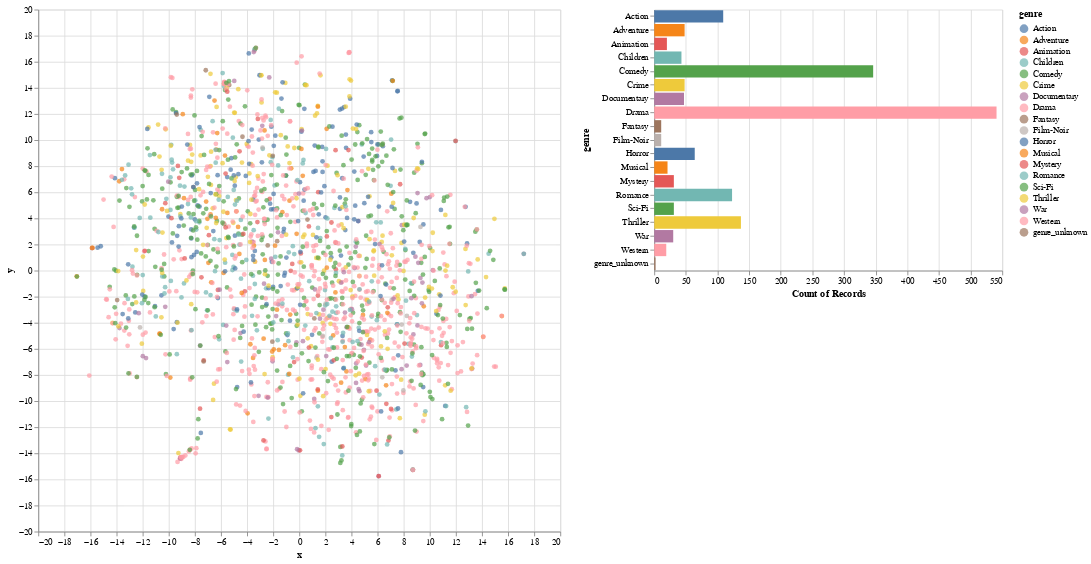

Notebook code for this chart:
### Markdown cell above
## Embedding visualization
Since it is hard to visualize embeddings in a higher-dimensional space (when the embedding dimension $k > 3$), one approach is to project the embeddings to a lower dimensional space. T-SNE (T-distributed Stochastic Neighbor Embedding) is an algorithm that projects the embeddings while attempting to preserve their pariwise distances. It can be useful for visualization, but one should use it with care. For more information on using t-SNE, see [How to Use t-SNE Effectively](https://distill.pub/2016/misread-tsne/).

### Code cell
tsne_movie_embeddings(model_lowinit)

### Figure 1 — Vega-Lite specification as saved in the notebook (floating-point values rounded to 4 significant figures; data arrays with more than 128 entries replaced by an {"elided": "..."} marker saying what was removed)
{"config": {"view": {"continuousWidth": 400, "continuousHeight": 300}}, "hconcat": [{"layer": [{"mark": "circle", "encoding": {"color": {"condition": {"type": "nominal", "field": "genre", "selection": "selector004"}, "value": "whitesmoke"}, "x": {"type": "quantitative", "field": "x"}, "y": {"type": "quantitative", "field": "y"}}, "height": 600, "selection": {"selector010": {"type": "single", "encodings": ["x", "y"], "on": "mouseover", "nearest": true, "empty": "none"}}, "width": 600}, {"mark": {"type": "text", "align": "left", "dx": 5, "dy": -5}, "encoding": {"text": {"condition": {"type": "nominal", "field": "title", "selection": "selector010"}, "value": ""}, "x": {"type": "quantitative", "field": "x"}, "y": {"type": "quantitative", "field": "y"}}}]}, {"mark": "bar", "encoding": {"color": {"condition": {"type": "nominal", "field": "genre", "selection": "selector004"}, "value": "lightgray"}, "x": {"type": "quantitative", "aggregate": "count"}, "y": {"type": "nominal", "field": "genre"}}, "height": 300, "selection": {"selector004": {"type": "multi", "fields": ["genre"]}}}], "data": {"name": "data-58c31dc83200de37749059c2831e7740"}, "$schema": "https://vega.github.io/schema/vega-lite/v4.0.0.json", "datasets": {"data-58c31dc83200de37749059c2831e7740": {"elided": "1682 records"}}}
